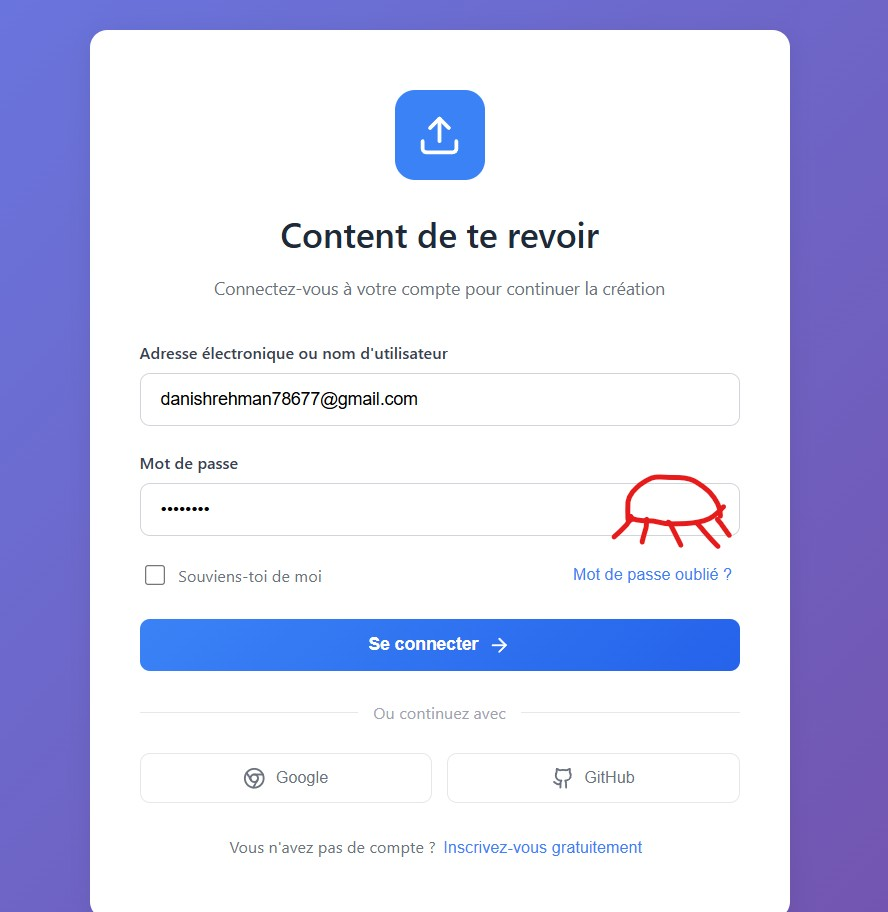
#> input picture backend/media/chat_attachments/2026/02/WhatsApp_Image_2026-02-07_at_9.41.19_PM.jpeg, 888 x 912 px
$ python -i image_processor.py   (imports and definitions only)
#> lines starting #> are read from the running program, lines starting #| are printed output that depends on the picture
#> further down, picture is the input picture: PIL image 888x912 RGB; mean R, G, B 208.1, 209, 237.8
from PIL import Image, ImageDraw, ImageFont
import numpy as np
import os

class ImageProcessor:
    # [198 lines left out: functions load_image, reduce_colors, extract_palette, resize_image, add_text_overlay, _get_font and 1 more, not called in this run]

    def create_embroidery_preview(self, img):
        """
        Create embroidery-style preview of image
        Simulates how the image would look as embroidery by:
        1. Reducing colors to typical thread count
        2. Adding texture/crosshatch effect
        3. Posterizing to create distinct stitch areas
        """
        try:
            from PIL import ImageFilter, ImageOps

            # 1. Reduce to embroidery-friendly color count (8-12 colors max)
            img_small = img.copy()
            # Reduce colors to 10 (typical embroidery thread count)
            img_reduced = img_small.quantize(colors=10, dither=1)
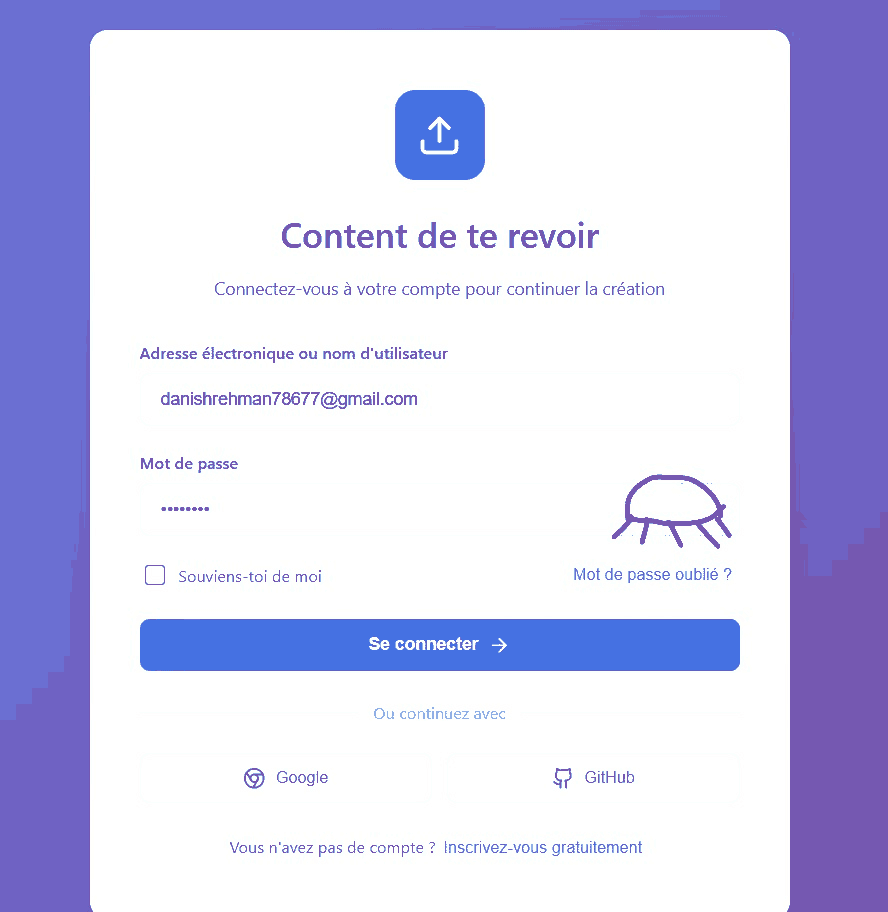
#> img_reduced: PIL image 888x912 P; mean R, G, B 209.6, 209.3, 238.6
            img_reduced = img_reduced.convert('RGB')

            # 2. Posterize to create cleaner stitch-like blocks
            img_posterized = ImageOps.posterize(img_reduced, 4)

            # 3. Apply slight edge enhancement to simulate stitches
            img_enhanced = img_posterized.filter(ImageFilter.EDGE_ENHANCE)
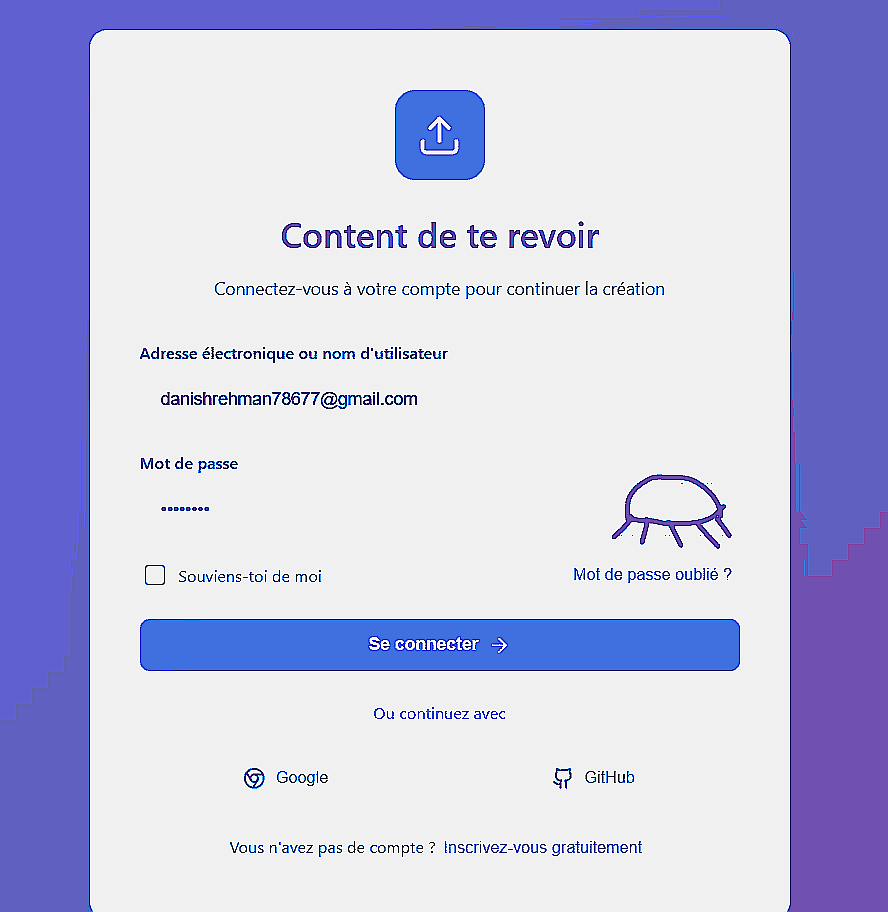
#> img_enhanced: PIL image 888x912 RGB; mean R, G, B 194.5, 195.5, 226.5

            # 4. Apply smoothing but keep edges crisp
            img_final = img_enhanced.filter(ImageFilter.SMOOTH_MORE)

            return img_final

        except Exception as e:
            print(f"⚠️ Error creating embroidery preview: {str(e)}")
            # Fallback: just reduce colors
            import traceback
            traceback.print_exc()
            return img.quantize(colors=10, dither=1).convert('RGB')

>>> from PIL import Image
>>> picture = Image.open('../../media/chat_attachments/2026/02/WhatsApp_Image_2026-02-07_at_9.41.19_PM.jpeg')
>>> result = ImageProcessor().create_embroidery_preview(picture)
